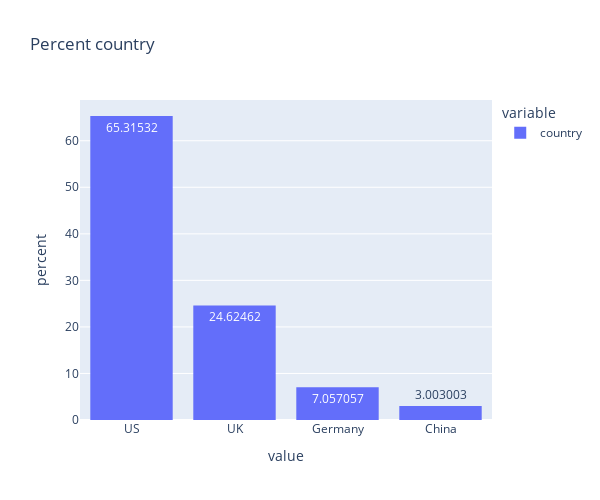

The cell this chart's notebook holds for it:
### Code cell
fig1 = px.histogram(data_converted["country"], 
            histnorm= 'percent', 
            title="Percent country", 
            text_auto=True).update_xaxes(categoryorder='total descending')

fig1.update_layout(autosize=True, 
                    width=600,
                    height=500
                    )
fig1.show()

### Figure 1 — Plotly figure (JSON) as saved in the notebook; plotly's stock layout.template omitted (floating-point values rounded to 4 significant figures; data arrays with more than 128 entries replaced by an {"elided": "..."} marker saying what was removed)
{"data": [{"alignmentgroup": "True", "bingroup": "x", "histnorm": "percent", "hovertemplate": "variable=country<br>value=%{x}<br>percent=%{y}<extra></extra>", "legendgroup": "country", "marker": {"color": "#636efa", "pattern": {"shape": ""}}, "name": "country", "offsetgroup": "country", "orientation": "v", "showlegend": true, "texttemplate": "%{value}", "type": "histogram", "x": {"elided": "666 str values"}, "xaxis": "x", "yaxis": "y"}], "layout": {"autosize": true, "barmode": "relative", "height": 500, "legend": {"title": {"text": "variable"}, "tracegroupgap": 0}, "title": {"text": "Percent country"}, "width": 600, "xaxis": {"anchor": "y", "categoryorder": "total descending", "domain": [0, 1], "title": {"text": "value"}}, "yaxis": {"anchor": "x", "domain": [0, 1], "title": {"text": "percent"}}}}
